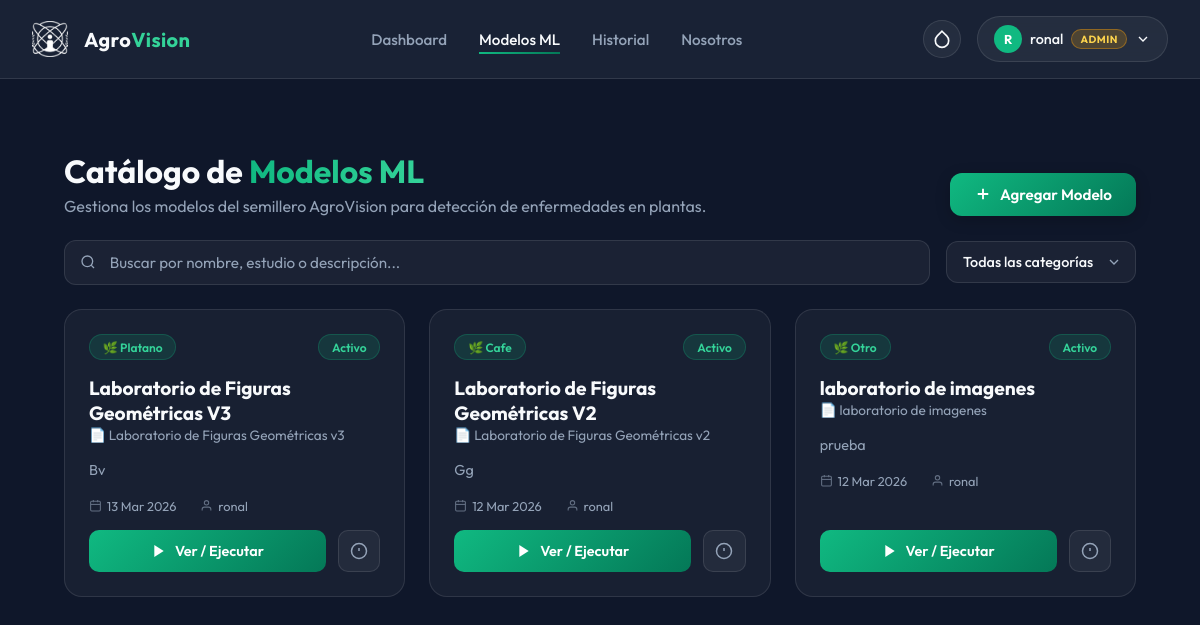
Before: /modelos/ (signed in) with the older database file.
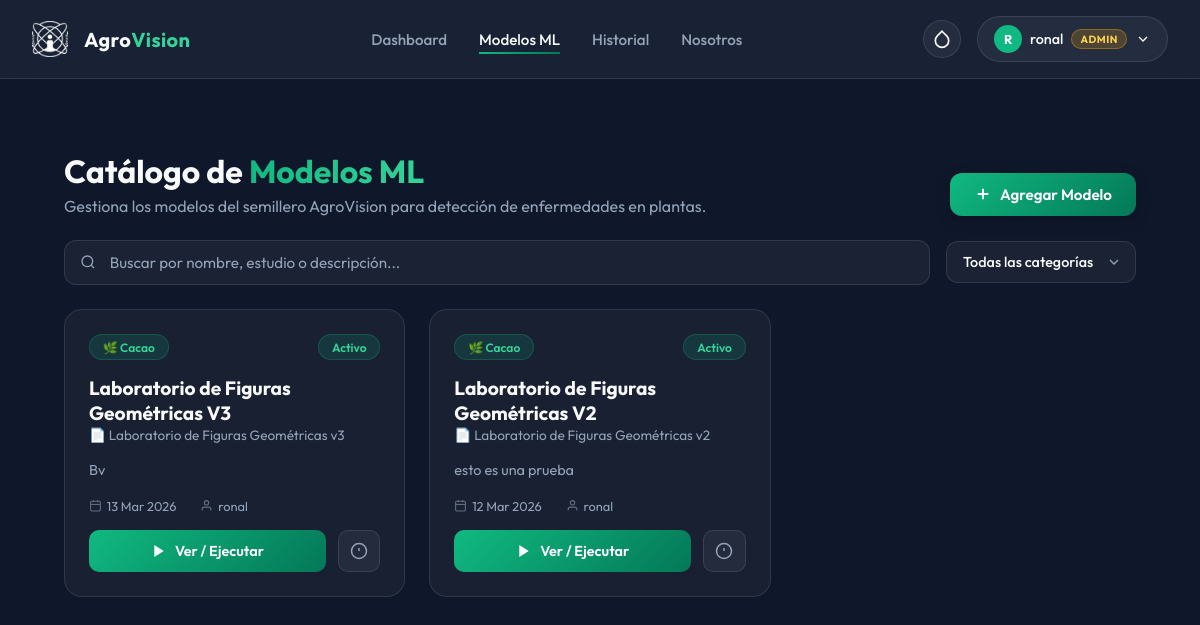
After: the same page with the newer database file.
### app/models.py (models this page shows, shortened)
class ModeloML(models.Model):
    ESTADO_CHOICES = [
        ('activo', 'Activo'),
        ('inactivo', 'Inactivo'),
        ('entrenamiento', 'En Entrenamiento'),
    ]
    nombre = models.CharField(max_length=255)
    nombre_estudio = models.CharField(max_length=255, verbose_name='Nombre del Estudio')
    descripcion = models.TextField()
    categoria = models.CharField(max_length=100)
    estado = models.CharField(max_length=20, choices=ESTADO_CHOICES, default='activo')
    archivo_modelo = models.FileField(
        upload_to='modelos_ml/',
        verbose_name='Archivo del Modelo (.onnx, .pkl)',
        help_text='Sube el archivo de tu modelo entrenado (formatos aceptados: .onnx, .pkl)'
    )
    documento_estudio = models.FileField(
        upload_to='estudios_pdf/',
        verbose_name='Documento del Estudio (PDF)',
        blank=True,
        null=True,
        help_text='Documento PDF con la investigación o estudio relacionado'
    )
    precision = models.DecimalField(
        max_digits=5,
        decimal_places=2,
        blank=True,
        null=True,
        verbose_name='Precisión (%)',
        help_text='Precisión del modelo en porcentaje (ej: 95.87)'
    )
    img_width = models.IntegerField(
        default=28,
        verbose_name='Ancho de Entrada (px)',
        help_text='Ancho esperado de la imagen por el modelo ONNX (ej: 28, 224).'
    )
    img_height = models.IntegerField(
        default=28,
        verbose_name='Alto de Entrada (px)',
        help_text='Alto esperado de la imagen por el modelo ONNX (ej: 28, 224).'
    )
    es_rgb = models.BooleanField(
        default=False,
        verbose_name='¿Es RGB (A color)?',
        help_text='Marca esta opción si el modelo fue entrenado con imágenes a color. Déjalo vacío si es en escala de grises.'
    )
    invertir_colores = models.BooleanField(
        default=False,
        verbose_name='¿Invertir Colores?',
        help_text='Ideal para modelos como MNIST que esperan trazos blancos sobre fondo negro.'
    )
    nombres_clases = models.TextField(
        blank=True,
        null=True,
        verbose_name='Nombres de las Clases',
        help_text='Nombres separados por comas. Ej: "Manzana Sana,Manzana Enferma". Convierte el resultado numérico en texto legible.'
    )
    usuario = models.ForeignKey(User, on_delete=models.CASCADE, related_name='modelos_ml')
    fecha_creacion = models.DateTimeField(auto_now_add=True)
    fecha_actualizacion = models.DateTimeField(auto_now=True)
    class Meta:
        ordering = ['-fecha_creacion']
        verbose_name = 'Modelo ML'
        verbose_name_plural = 'Modelos ML'

### app/views.py (the view)
# urls.py: path('modelos/', views.modelos_lista, name='modelos_lista'),
@login_required(login_url='index')
def modelos_lista(request):
    from app.models import ModeloML, Categoria
    query = request.GET.get('q', '')
    categoria = request.GET.get('categoria', '')
    modelos = ModeloML.objects.all().order_by('-fecha_creacion')
    if query:
        modelos = (
            modelos.filter(nombre__icontains=query) |
            modelos.filter(nombre_estudio__icontains=query) |
            modelos.filter(descripcion__icontains=query)
        )
    if categoria:
        modelos = modelos.filter(categoria__iexact=categoria)
    categorias_en_uso = (
        ModeloML.objects.values_list('categoria', flat=True)
        .distinct()
        .order_by('categoria')
    )
    return render(request, 'modelos_lista.html', {
        'modelos': modelos,
        'categorias': categorias_en_uso,
        'query': query,
        'categoria_activa': categoria,
    })

### app/templates/modelos_lista.html (shortened to what this page needs)
{% extends "base.html" %}
{% block content %}
<div class="page-header">
    <div class="page-header-left">
        <h1>Catálogo de <span>Modelos ML</span></h1>
        <p>Gestiona los modelos del semillero AgroVision para detección de enfermedades en plantas.</p>
    </div>
    <a href="{% url 'modelo_crear' %}" class="btn-nuevo">
        <svg width="18" height="18" viewBox="0 0 24 24" fill="none" stroke="currentColor" stroke-width="2.5"><path d="M12 5v14M5 12h14"/></svg>
        Agregar Modelo
    </a>
</div>
<div class="search-bar" x-data="{
    q: '{{ query|escapejs }}',
    cat: '{{ categoria_activa|escapejs }}',
    debounce: null,
    search() {
        clearTimeout(this.debounce);
        this.debounce = setTimeout(() => {
            if (this.q.length > 0 && this.q.length < 2) return; // espera al menos 2 caracteres
            const params = new URLSearchParams();
            if (this.q) params.set('q', this.q);
            if (this.cat) params.set('categoria', this.cat);
            window.location.href = '{% url 'modelos_lista' %}' + (params.toString() ? '?' + params.toString() : '');
        }, 900);
    },
    filterCat() {
        const params = new URLSearchParams();
        if (this.q) params.set('q', this.q);
        if (this.cat) params.set('categoria', this.cat);
        window.location.href = '{% url 'modelos_lista' %}' + (params.toString() ? '?' + params.toString() : '');
    }
}">
    <div class="search-input-wrap">
        <svg width="16" height="16" viewBox="0 0 24 24" fill="none" stroke="currentColor" stroke-width="2"><circle cx="11" cy="11" r="8"/><path d="m21 21-4.35-4.35"/></svg>
        <input type="text" class="search-input" placeholder="Buscar por nombre, estudio o descripción..."
            x-model="q" @input="search()">
    </div>
    <select class="filter-select" x-model="cat" @change="filterCat()">
        <option value="">Todas las categorías</option>
    </select>
</div>
<div class="modelos-grid">
    {% if modelos %}
        {% for modelo in modelos %}
        <div class="modelo-card">
            <div class="card-top">
                <span class="categoria-badge">🌿 {{ modelo.categoria|capfirst }}</span>
                <span class="estado-badge estado-{{ modelo.estado }}">{{ modelo.get_estado_display }}</span>
            </div>
            <div>
                <div class="card-nombre">{{ modelo.nombre }}</div>
                <div class="card-estudio">📄 {{ modelo.nombre_estudio }}</div>
            </div>
            <p class="card-descripcion">{{ modelo.descripcion }}</p>
            <div class="card-meta">
                <span class="card-meta-item">
                    <svg width="13" height="13" viewBox="0 0 24 24" fill="none" stroke="currentColor" stroke-width="2"><rect x="3" y="4" width="18" height="18" rx="2" ry="2"/><line x1="16" y1="2" x2="16" y2="6"/><line x1="8" y1="2" x2="8" y2="6"/><line x1="3" y1="10" x2="21" y2="10"/></svg>
                    {{ modelo.fecha_creacion|date:"d M Y" }}
                </span>
                <span class="card-meta-item">
                    <svg width="13" height="13" viewBox="0 0 24 24" fill="none" stroke="currentColor" stroke-width="2"><path d="M20 21v-2a4 4 0 0 0-4-4H8a4 4 0 0 0-4 4v2"/><circle cx="12" cy="7" r="4"/></svg>
                    {{ modelo.usuario.get_full_name|default:modelo.usuario.username }}
                </span>
            </div>
            <div class="card-actions">
                <a href="{% url 'modelo_detalle' modelo.pk %}" class="btn-play">
                    <svg width="16" height="16" viewBox="0 0 24 24" fill="currentColor"><polygon points="5 3 19 12 5 21 5 3"/></svg>
                    Ver / Ejecutar
                </a>
                <a href="{% url 'modelo_detalle' modelo.pk %}" class="btn-detalle" title="Ver detalle">
                    <svg width="18" height="18" viewBox="0 0 24 24" fill="none" stroke="currentColor" stroke-width="2"><circle cx="12" cy="12" r="10"/><line x1="12" y1="8" x2="12" y2="12"/><line x1="12" y1="16" x2="12.01" y2="16"/></svg>
                </a>
            </div>
        </div>
        {% endfor %}
    {% endif %}
</div>
{% endblock %}

Changed rows visible on the page:
removed ModeloML: categoria "Otro", estado "Activo", nombre "laboratorio de imagenes", nombre_estudio "laboratorio de imagenes", descripcion "prueba", fecha_creacion "12 Mar 2026", usuario.get_full_name "ronal"
changed ModeloML "Laboratorio de Figuras Geométricas V3": categoria "Platano" → "Cacao"
changed ModeloML "Laboratorio de Figuras Geométricas V2": categoria "Cafe" → "Cacao"; descripcion "Gg" → "esto es una prueba"
